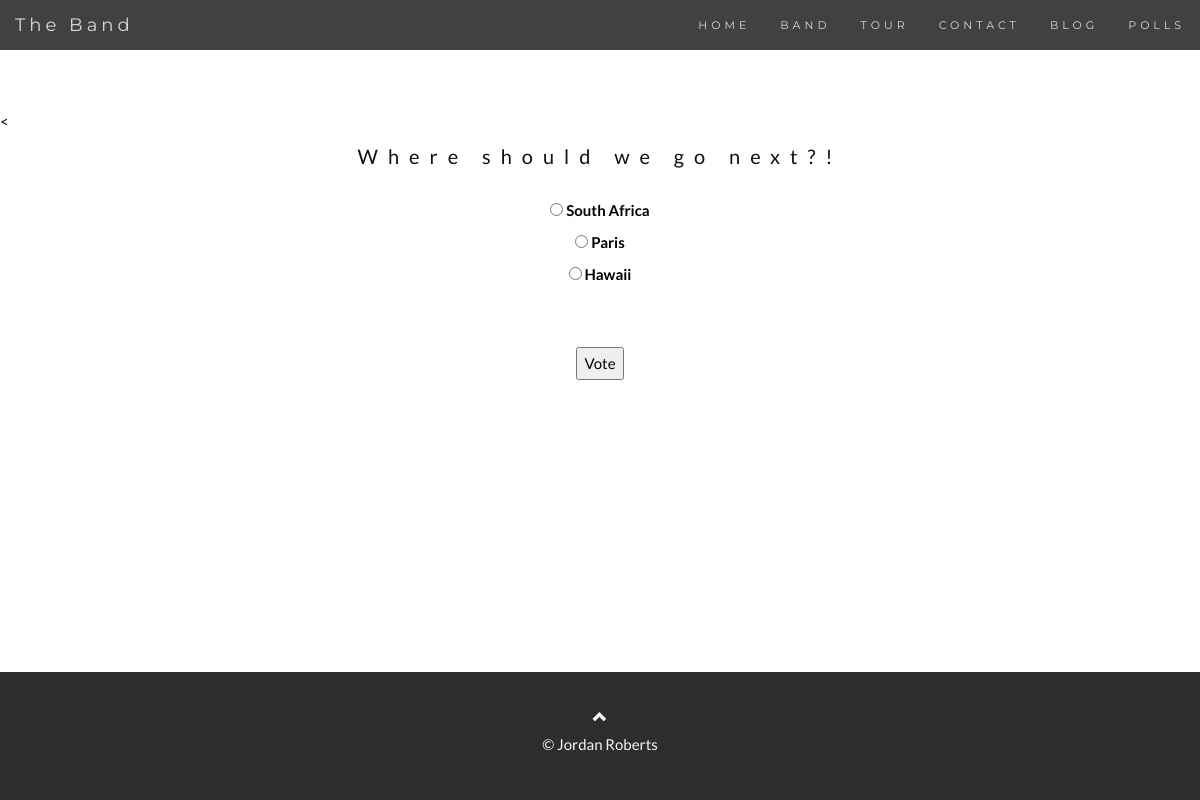
Screenshot of /3/ with the database file from the repository.
### webBlog/models.py (models this page shows, shortened)
class Question(models.Model):
    question_text = models.CharField(max_length=100)
    pub_date = models.DateTimeField('date published')

class Choice(models.Model):
    question = models.ForeignKey(Question, on_delete=models.CASCADE)
    choice_text = models.CharField(max_length=100)
    votes = models.IntegerField(default=0)

### webBlog/views.py (the view)
# urls.py: path('<int:pk>/', views.DetailView.as_view(), name='detail'),
class DetailView(generic.DetailView):
    model = Question
    template_name = 'polls/detail.html'
    def get_queryset(self):
        return Question.objects.filter(pub_date__lte=timezone.now())

### webBlog/templates/polls/detail.html (shortened to what this page needs)
{%load staticfiles%}
<!DOCTYPE html>
<html lang="en">
<head>
  <link rel="stylesheet" href="https://maxcdn.bootstrapcdn.com/bootstrap/3.3.7/css/bootstrap.min.css">
  <link href="{% static 'style.css' %}" rel="stylesheet">
</head>
<body id="myPage" data-spy="scroll" data-target=".navbar" data-offset="50">
<nav class="navbar navbar-default navbar-fixed-top">
  <div class="container-fluid">
    <div class="navbar-header">
      <a class="navbar-brand" href="#myPage">The Band </a>
    </div>
    <div class="collapse navbar-collapse" id="myNavbar">
      <ul class="nav navbar-nav navbar-right">
        <li><a href="{% url 'webBlog:index' %}">HOME</a></li>
        <li><a href="{% url 'webBlog:band' %}">BAND</a></li>
        <li><a href="{% url 'webBlog:tour' %}">TOUR</a></li>
        <li><a href="{% url 'webBlog:contact' %}">CONTACT</a></li>
        <li><a href="{% url 'webBlog:blog' %}" >BLOG</a>
        <li><a href="{% url 'webBlog:polls-index' %}" >POLLS </a>
     </ul>
      </div>
  </div>
  </nav>
<br>
<br>
<
<new class= "text-center">
<h3>{{ question.question_text }}</h3>
<form action="{% url 'webBlog:vote' question.id %}" method="post">
{% for choice in question.choice_set.all %}
    <input type="radio" name="choice" id="choice{{ forloop.counter }}" value="{{ choice.id }}" />
    <label for="choice{{ forloop.counter }}">{{ choice.choice_text }}</label><br />
{% endfor %}
<br>
<input type="submit" value="Vote" />
</form>
</new>
<div class="footer navbar-fixed-bottom">
<footer class="text-center" >
  <a class="up-arrow" href="#myPage" data-toggle="tooltip" title="TO TOP">
    <span class="glyphicon glyphicon-chevron-up"></span>
  </a>
  <p> &copy; Jordan Roberts</p>
</footer>
</div>
</body>
</html>

### webBlog/static/style.css (style rules this page uses)
body { font: 400 15px/1.8 Lato, sans-serif; color: #000; }
h3, h4 { margin: 10px 0 30px 0; letter-spacing: 10px; font-size: 20px; color: #111; }
.navbar { font-family: Montserrat, sans-serif; margin-bottom: 0; background-color: #2d2d30; border: 0; font-size: 11px !important; letter-spacing: 4px; opacity: 0.9; }
.navbar li a, .navbar .navbar-brand { color: #d5d5d5 !important; }
footer { background-color: #2d2d30; color: #f5f5f5; padding: 32px; }
footer a { color: #f5f5f5; }

### rows the page displays
Question: question_text "Where should we go next?!"
Choice: choice_text "South Africa"
Choice: choice_text "Paris"
Choice: choice_text "Hawaii"
